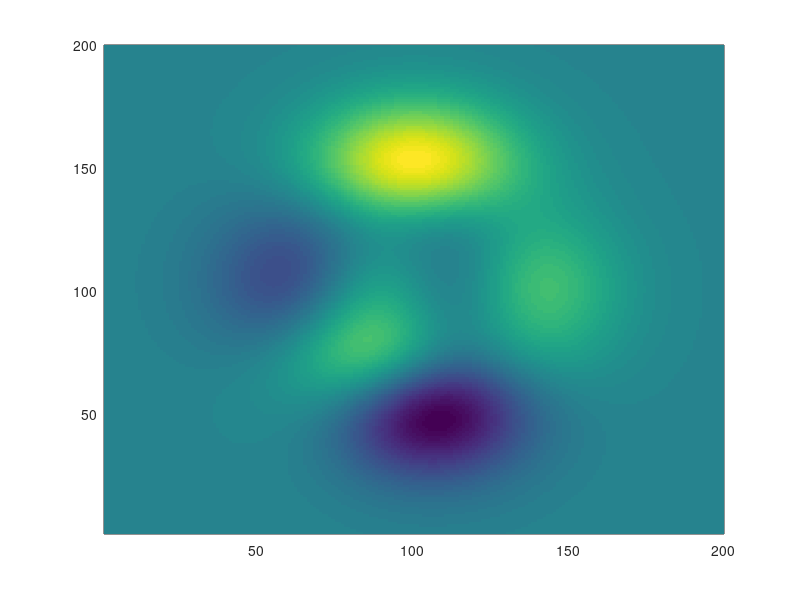

MATLAB code to generate this figure: (Note: this script raises an error after producing the figure.)
% Read in a colourmap
% cmap_data = load('data/scm-tofino.txt');

z = peaks(200);
% z(z<0) = 0;
pcolor(z)
shading flat
colormap(get_colourmap('mc-cube1'))
set(gca, 'Visible', 'off')
colorbar
